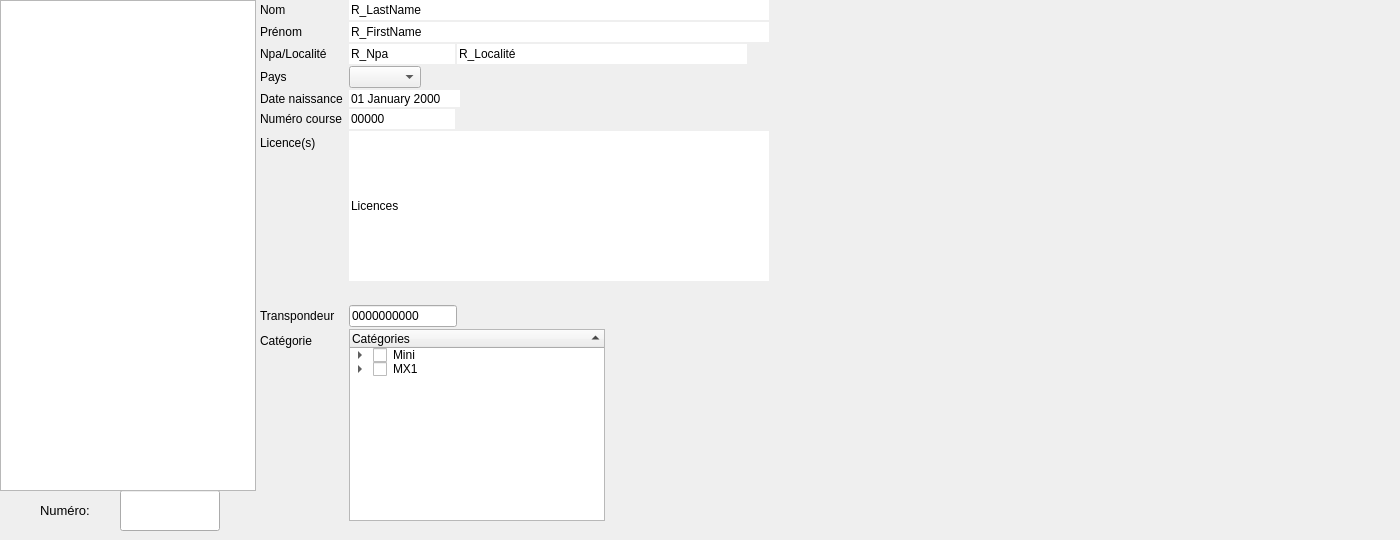
    <widget class="QWidget" name="T_Racer_Race">
     <attribute name="title">
      <string>Participants</string>
     </attribute>
     <widget class="QWidget" name="gridLayoutWidget_3">
      <property name="geometry">
       <rect>
        <x>0</x>
        <y>490</y>
        <width>261</width>
        <height>41</height>
       </rect>
      </property>
      <layout class="QGridLayout" name="gridLayout_3">
       <property name="leftMargin">
        <number>6</number>
       </property>
       <property name="rightMargin">
        <number>6</number>
       </property>
       <property name="horizontalSpacing">
        <number>4</number>
       </property>
       <property name="verticalSpacing">
        <number>0</number>
       </property>
       <item row="0" column="0">
        <layout class="QHBoxLayout" name="horizontalLayout_7">
         <item>
          <widget class="QLabel" name="label_33">
           <property name="enabled">
            <bool>true</bool>
           </property>
           <property name="maximumSize">
            <size>
             <width>80</width>
             <height>60</height>
            </size>
           </property>
           <property name="font">
            <font>
             <pointsize>10</pointsize>
             <weight>50</weight>
             <bold>false</bold>
             <kerning>true</kerning>
            </font>
           </property>
           <property name="toolTip">
            <string notr="true"/>
           </property>
           <property name="statusTip">
            <string notr="true"/>
           </property>
           <property name="accessibleName">
            <string notr="true"/>
           </property>
           <property name="accessibleDescription">
            <string notr="true"/>
           </property>
           <property name="layoutDirection">
            <enum>Qt::RightToLeft</enum>
           </property>
           <property name="text">
            <string>Numéro:</string>
           </property>
          </widget>
         </item>
         <item>
          <widget class="QLineEdit" name="RR_findNumber">
           <property name="maximumSize">
            <size>
             <width>100</width>
             <height>60</height>
            </size>
           </property>
           <property name="font">
            <font>
             <kerning>true</kerning>
            </font>
           </property>
           <property name="mouseTracking">
            <bool>true</bool>
           </property>
           <property name="focusPolicy">
            <enum>Qt::ClickFocus</enum>
           </property>
           <property name="acceptDrops">
            <bool>false</bool>
           </property>
           <property name="toolTip">
            <string notr="true"/>
           </property>
           <property name="statusTip">
            <string notr="true"/>
           </property>
           <property name="accessibleName">
            <string notr="true"/>
           </property>
           <property name="accessibleDescription">
            <string notr="true"/>
           </property>
           <property name="inputMethodHints">
            <set>Qt::ImhDigitsOnly</set>
           </property>
           <property name="inputMask">
            <string notr="true"/>
           </property>
           <property name="text">
            <string notr="true"/>
           </property>
           <property name="maxLength">
            <number>5</number>
           </property>
           <property name="placeholderText">
            <string notr="true"/>
           </property>
          </widget>
         </item>
        </layout>
       </item>
      </layout>
     </widget>
     <widget class="QListWidget" name="L_RList">
      <property name="geometry">
       <rect>
        <x>0</x>
        <y>0</y>
        <width>256</width>
        <height>491</height>
       </rect>
      </property>
      <property name="font">
       <font>
        <family>Bitstream Charter</family>
        <pointsize>10</pointsize>
        <weight>50</weight>
        <italic>false</italic>
        <bold>false</bold>
        <kerning>false</kerning>
       </font>
      </property>
      <property name="mouseTracking">
       <bool>true</bool>
      </property>
      <property name="acceptDrops">
       <bool>true</bool>
      </property>
      <property name="styleSheet">
       <string notr="true">font: 10pt &quot;Bitstream Charter&quot;;</string>
      </property>
      <property name="inputMethodHints">
       <set>Qt::ImhPreferLatin</set>
      </property>
      <property name="defaultDropAction">
       <enum>Qt::CopyAction</enum>
      </property>
      <property name="isWrapping" stdset="0">
       <bool>false</bool>
      </property>
      <property name="viewMode">
       <enum>QListView::ListMode</enum>
      </property>
      <property name="modelColumn">
       <number>0</number>
      </property>
     </widget>
     <widget class="QWidget" name="formLayoutWidget_3">
      <property name="geometry">
       <rect>
        <x>260</x>
        <y>0</y>
        <width>1131</width>
        <height>521</height>
       </rect>
      </property>
      <layout class="QFormLayout" name="formLayout_3">
       <property name="fieldGrowthPolicy">
        <enum>QFormLayout::FieldsStayAtSizeHint</enum>
       </property>
       <property name="rowWrapPolicy">
        <enum>QFormLayout::DontWrapRows</enum>
       </property>
       <property name="verticalSpacing">
        <number>2</number>
       </property>
       <item row="0" column="0">
        <widget class="QLabel" name="label_34">
         <property name="text">
          <string>Nom</string>
         </property>
        </widget>
       </item>
       <item row="0" column="1">
        <widget class="QLineEdit" name="RR_lastname">
         <property name="minimumSize">
          <size>
           <width>420</width>
           <height>0</height>
          </size>
         </property>
         <property name="mouseTracking">
          <bool>false</bool>
         </property>
         <property name="acceptDrops">
          <bool>false</bool>
         </property>
         <property name="toolTip">
          <string notr="true"/>
         </property>
         <property name="statusTip">
          <string notr="true"/>
         </property>
         <property name="accessibleName">
          <string notr="true"/>
         </property>
         <property name="accessibleDescription">
          <string notr="true"/>
         </property>
         <property name="inputMask">
          <string notr="true"/>
         </property>
         <property name="text">
          <string notr="true">R_LastName</string>
         </property>
         <property name="frame">
          <bool>false</bool>
         </property>
         <property name="readOnly">
          <bool>true</bool>
         </property>
         <property name="placeholderText">
          <string notr="true"/>
         </property>
        </widget>
       </item>
       <item row="1" column="0">
        <widget class="QLabel" name="label_35">
         <property name="text">
          <string>Prénom</string>
         </property>
        </widget>
       </item>
       <item row="1" column="1">
        <widget class="QLineEdit" name="RR_firstname">
         <property name="minimumSize">
          <size>
           <width>420</width>
           <height>0</height>
          </size>
         </property>
         <property name="mouseTracking">
          <bool>false</bool>
         </property>
         <property name="acceptDrops">
          <bool>false</bool>
         </property>
         <property name="toolTip">
          <string notr="true"/>
         </property>
         <property name="statusTip">
          <string notr="true"/>
         </property>
         <property name="accessibleName">
          <string notr="true"/>
         </property>
         <property name="accessibleDescription">
          <string notr="true"/>
         </property>
         <property name="text">
          <string notr="true">R_FirstName</string>
         </property>
         <property name="frame">
          <bool>false</bool>
         </property>
         <property name="readOnly">
          <bool>true</bool>
         </property>
         <property name="placeholderText">
          <string notr="true"/>
         </property>
        </widget>
       </item>
       <item row="3" column="0">
        <widget class="QLabel" name="label_37">
         <property name="text">
          <string>Npa/Localité</string>
         </property>
        </widget>
       </item>
       <item row="3" column="1">
        <layout class="QHBoxLayout" name="horizontalLayout_8">
         <property name="spacing">
          <number>2</number>
         </property>
         <property name="topMargin">
          <number>0</number>
         </property>
         <property name="bottomMargin">
          <number>0</number>
         </property>
         <item>
          <widget class="QLineEdit" name="RR_Npa">
           <property name="sizePolicy">
            <sizepolicy hsizetype="Fixed" vsizetype="Fixed">
             <horstretch>0</horstretch>
             <verstretch>0</verstretch>
            </sizepolicy>
           </property>
           <property name="mouseTracking">
            <bool>false</bool>
           </property>
           <property name="acceptDrops">
            <bool>false</bool>
           </property>
           <property name="toolTip">
            <string notr="true"/>
           </property>
           <property name="statusTip">
            <string notr="true"/>
           </property>
           <property name="accessibleName">
            <string notr="true"/>
           </property>
           <property name="accessibleDescription">
            <string notr="true"/>
           </property>
           <property name="inputMask">
            <string notr="true"/>
           </property>
           <property name="text">
            <string notr="true">R_Npa</string>
           </property>
           <property name="maxLength">
            <number>9</number>
           </property>
           <property name="frame">
            <bool>false</bool>
           </property>
           <property name="readOnly">
            <bool>true</bool>
           </property>
           <property name="placeholderText">
            <string notr="true"/>
           </property>
          </widget>
         </item>
         <item>
          <widget class="QLineEdit" name="RR_City">
           <property name="minimumSize">
            <size>
             <width>290</width>
             <height>0</height>
            </size>
           </property>
           <property name="mouseTracking">
            <bool>false</bool>
           </property>
           <property name="acceptDrops">
            <bool>false</bool>
           </property>
           <property name="toolTip">
            <string notr="true"/>
           </property>
           <property name="statusTip">
            <string notr="true"/>
           </property>
           <property name="accessibleName">
            <string notr="true"/>
           </property>
           <property name="accessibleDescription">
            <string notr="true"/>
           </property>
           <property name="inputMask">
            <string notr="true"/>
           </property>
           <property name="text">
            <string notr="true">R_Localité</string>
           </property>
           <property name="frame">
            <bool>false</bool>
           </property>
           <property name="readOnly">
            <bool>true</bool>
           </property>
           <property name="placeholderText">
            <string notr="true"/>
           </property>
          </widget>
         </item>
        </layout>
       </item>
       <item row="8" column="0">
        <widget class="QLabel" name="label_38">
         <property name="text">
          <string>Pays</string>
         </property>
        </widget>
       </item>
       <item row="8" column="1">
        <widget class="QComboBox" name="RR_Pays">
         <property name="toolTip">
          <string notr="true"/>
         </property>
         <property name="statusTip">
          <string notr="true"/>
         </property>
         <property name="accessibleName">
          <string notr="true"/>
         </property>
         <property name="accessibleDescription">
          <string notr="true"/>
         </property>
        </widget>
       </item>
       <item row="11" column="0">
        <widget class="QLabel" name="label_39">
         <property name="text">
          <string>Date naissance</string>
         </property>
        </widget>
       </item>
       <item row="11" column="1">
        <widget class="QDateEdit" name="RR_date">
         <property name="cursor">
          <cursorShape>ArrowCursor</cursorShape>
         </property>
         <property name="toolTip">
          <string notr="true"/>
         </property>
         <property name="statusTip">
          <string notr="true"/>
         </property>
         <property name="accessibleName">
          <string notr="true"/>
         </property>
         <property name="accessibleDescription">
          <string notr="true"/>
         </property>
         <property name="inputMethodHints">
          <set>Qt::ImhNone</set>
         </property>
         <property name="frame">
          <bool>false</bool>
         </property>
         <property name="readOnly">
          <bool>true</bool>
         </property>
         <property name="buttonSymbols">
          <enum>QAbstractSpinBox::NoButtons</enum>
         </property>
         <property name="specialValueText">
          <string notr="true"/>
         </property>
         <property name="keyboardTracking">
          <bool>false</bool>
         </property>
         <property name="maximumDateTime">
          <datetime>
           <hour>23</hour>
           <minute>59</minute>
           <second>59</second>
           <year>7918</year>
           <month>1</month>
           <day>1</day>
          </datetime>
         </property>
         <property name="maximumDate">
          <date>
           <year>7918</year>
           <month>1</month>
           <day>1</day>
          </date>
         </property>
         <property name="displayFormat">
          <string>dd MMMM yyyy</string>
         </property>
         <property name="calendarPopup">
          <bool>false</bool>
         </property>
        </widget>
       </item>
       <item row="18" column="0">
        <widget class="QLabel" name="label_45">
         <property name="text">
          <string>Numéro course</string>
         </property>
        </widget>
       </item>
       <item row="18" column="1">
        <widget class="QLineEdit" name="RR_number">
         <property name="mouseTracking">
          <bool>false</bool>
         </property>
         <property name="acceptDrops">
          <bool>false</bool>
         </property>
         <property name="toolTip">
          <string notr="true"/>
         </property>
         <property name="statusTip">
          <string notr="true"/>
         </property>
         <property name="accessibleName">
          <string notr="true"/>
         </property>
         <property name="accessibleDescription">
          <string notr="true"/>
         </property>
         <property name="inputMethodHints">
          <set>Qt::ImhDialableCharactersOnly|Qt::ImhDigitsOnly</set>
         </property>
         <property name="inputMask">
          <string notr="true"/>
         </property>
         <property name="text">
          <string notr="true">00000</string>
         </property>
         <property name="maxLength">
          <number>5</number>
         </property>
         <property name="frame">
          <bool>false</bool>
         </property>
         <property name="readOnly">
          <bool>true</bool>
         </property>
         <property name="placeholderText">
          <string notr="true"/>
         </property>
        </widget>
       </item>
       <item row="19" column="0">
        <widget class="QLabel" name="label_46">
         <property name="text">
          <string>Licence(s)</string>
         </property>
        </widget>
       </item>
       <item row="19" column="1">
        <widget class="QLineEdit" name="RR_licences">
         <property name="sizePolicy">
          <sizepolicy hsizetype="Expanding" vsizetype="Expanding">
           <horstretch>0</horstretch>
           <verstretch>0</verstretch>
          </sizepolicy>
         </property>
         <property name="minimumSize">
          <size>
           <width>420</width>
           <height>0</height>
          </size>
         </property>
         <property name="cursor">
          <cursorShape>ArrowCursor</cursorShape>
         </property>
         <property name="mouseTracking">
          <bool>false</bool>
         </property>
         <property name="acceptDrops">
          <bool>false</bool>
         </property>
         <property name="toolTip">
          <string notr="true"/>
         </property>
         <property name="statusTip">
          <string notr="true"/>
         </property>
         <property name="accessibleName">
          <string notr="true"/>
         </property>
         <property name="accessibleDescription">
          <string notr="true"/>
         </property>
         <property name="inputMethodHints">
          <set>Qt::ImhMultiLine</set>
         </property>
         <property name="inputMask">
          <string notr="true"/>
         </property>
         <property name="text">
          <string notr="true">Licences</string>
         </property>
         <property name="frame">
          <bool>false</bool>
         </property>
         <property name="readOnly">
          <bool>true</bool>
         </property>
         <property name="placeholderText">
          <string notr="true"/>
         </property>
        </widget>
       </item>
       <item row="21" column="0" colspan="2">
        <spacer name="horizontalSpacer_3">
         <property name="orientation">
          <enum>Qt::Horizontal</enum>
         </property>
         <property name="sizeHint" stdset="0">
          <size>
           <width>40</width>
           <height>20</height>
          </size>
         </property>
        </spacer>
       </item>
       <item row="23" column="0">
        <widget class="QLabel" name="label_47">
         <property name="text">
          <string>Transpondeur</string>
         </property>
        </widget>
       </item>
       <item row="23" column="1">
        <widget class="QLineEdit" name="RR_transponder">
         <property name="toolTip">
          <string notr="true"/>
         </property>
         <property name="statusTip">
          <string notr="true"/>
         </property>
         <property name="accessibleName">
          <string notr="true"/>
         </property>
         <property name="accessibleDescription">
          <string notr="true"/>
         </property>
         <property name="inputMethodHints">
          <set>Qt::ImhDialableCharactersOnly|Qt::ImhDigitsOnly|Qt::ImhFormattedNumbersOnly</set>
         </property>
         <property name="text">
          <string notr="true">0000000000</string>
         </property>
         <property name="maxLength">
          <number>12</number>
         </property>
         <property name="placeholderText">
          <string notr="true"/>
         </property>
        </widget>
       </item>
       <item row="25" column="0">
        <widget class="QLabel" name="label_48">
         <property name="text">
          <string>Catégorie</string>
         </property>
        </widget>
       </item>
       <item row="25" column="1">
        <widget class="QTreeWidget" name="RR_Categorie">
         <property name="toolTip">
          <string notr="true"/>
         </property>
         <property name="statusTip">
          <string notr="true"/>
         </property>
         <property name="accessibleName">
          <string notr="true"/>
         </property>
         <property name="accessibleDescription">
          <string notr="true"/>
         </property>
         <property name="editTriggers">
          <set>QAbstractItemView::NoEditTriggers</set>
         </property>
         <property name="selectionBehavior">
          <enum>QAbstractItemView::SelectItems</enum>
         </property>
         <property name="sortingEnabled">
          <bool>true</bool>
         </property>
         <property name="headerHidden">
          <bool>false</bool>
         </property>
         <property name="expandsOnDoubleClick">
          <bool>true</bool>
         </property>
         <column>
          <property name="text">
           <string>Catégories</string>
          </property>
         </column>
         <item>
          <property name="text">
           <string notr="true">MX1</string>
          </property>
          <property name="toolTip">
           <string notr="true"/>
          </property>
          <property name="statusTip">
           <string notr="true"/>
          </property>
          <property name="checkState">
           <enum>Unchecked</enum>
          </property>
          <property name="flags">
           <set>ItemIsSelectable|ItemIsUserCheckable|ItemIsEnabled</set>
          </property>
          <item>
           <property name="text">
            <string notr="true">Top</string>
           </property>
           <property name="toolTip">
            <string notr="true"/>
           </property>
           <property name="statusTip">
            <string notr="true"/>
           </property>
           <property name="whatsThis">
            <string notr="true"/>
           </property>
           <property name="checkState">
            <enum>Unchecked</enum>
           </property>
           <property name="flags">
            <set>ItemIsSelectable|ItemIsUserCheckable|ItemIsEnabled</set>
           </property>
          </item>
          <item>
           <property name="text">
            <string notr="true">Pro</string>
           </property>
           <property name="toolTip">
            <string notr="true"/>
           </property>
           <property name="statusTip">
            <string notr="true"/>
           </property>
           <property name="whatsThis">
            <string notr="true"/>
           </property>
           <property name="checkState">
            <enum>Unchecked</enum>
           </property>
           <property name="flags">
            <set>ItemIsSelectable|ItemIsUserCheckable|ItemIsEnabled</set>
           </property>
          </item>
          <item>
           <property name="text">
            <string notr="true">Cartons</string>
           </property>
           <property name="toolTip">
            <string notr="true"/>
           </property>
           <property name="statusTip">
            <string notr="true"/>
           </property>
           <property name="whatsThis">
            <string notr="true"/>
           </property>
           <property name="checkState">
            <enum>Unchecked</enum>
           </property>
           <property name="flags">
            <set>ItemIsSelectable|ItemIsUserCheckable|ItemIsEnabled</set>
           </property>
          </item>
         </item>
         <item>
          <property name="text">
           <string notr="true">Mini</string>
          </property>
          <property name="toolTip">
           <string notr="true"/>
          </property>
          <property name="statusTip">
           <string notr="true"/>
          </property>
          <property name="whatsThis">
           <string notr="true"/>
          </property>
          <property name="checkState">
           <enum>Unchecked</enum>
          </property>
          <item>
           <property name="text">
            <string notr="true">Mini</string>
           </property>
           <property name="toolTip">
            <string notr="true"/>
           </property>
           <property name="statusTip">
            <string notr="true"/>
           </property>
           <property name="checkState">
            <enum>Unchecked</enum>
           </property>
          </item>
         </item>
        </widget>
       </item>
      </layout>
     </widget>
    </widget>
